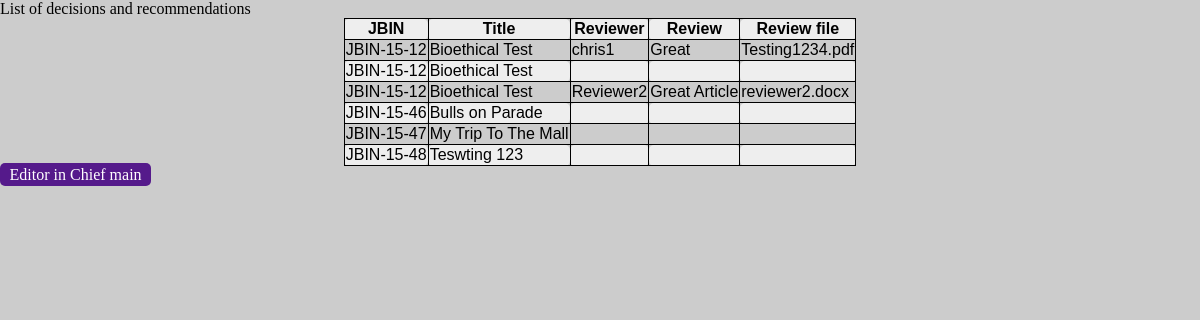
Screenshot of /viewreview.php (signed in) with the database file from the repository.
### tables this page shows
CREATE TABLE `manuscriptAssignment` (
  `AssignmentID` int(11) NOT NULL,
  `SubmissionTitle` varchar(500) NOT NULL,
  `AssocEditorAssign` varchar(100) NOT NULL,
  `ReviewerAssigned` varchar(100) NOT NULL,
  `Review` longtext NOT NULL,
  `ReviewFile` varchar(100) NOT NULL,
  `Author` varchar(100) NOT NULL,
  `JBIN` varchar(100) NOT NULL
);

### viewreview.php (the view, shortened to what this page needs)
<?php
$role = $_SESSION['role'];
 if($role == '1'){
 $con=mysqli_connect("fdb6.awardspace.net","1966405_journal","rich1journal","1966405_journal");
  $result = mysqli_query($con,"SELECT JBIN, SubmissionTitle, ReviewerAssigned, Review, ReviewFile from manuscriptAssignment
						where Review is not null
						or ReviewFile is not null");
echo "<table border='1'>
<tr>
	 <th>JBIN</th>
    <th>Title</th>
	<th>Reviewer</th>
	<th>Review</th>
	<th>Review file</th>
</tr>";
while($row = mysqli_fetch_array($result))
{
echo "<tr>";
echo "<td>" . $row['JBIN'] . "</td>";
echo "<td>" . $row['SubmissionTitle'] . "</td>";
echo "<td>" . $row['ReviewerAssigned'] . "</td>";
echo "<td>" . $row['Review'] . "</td>";
echo "<td>" . $row['ReviewFile'] . "</td>";
echo "</tr>";
}
echo "</table>";
 ?>
 <html>
<head>
	<link type="text/css" rel="stylesheet" href="stylesheet.css"/>
</head>
<body>
<a href="/chiefEditorMain.php/">Editor in Chief main</a><br>
</body>
</html>
<?php
} else {
header('Location: /view.php/');
}?>

### stylesheet.css (style rules this page uses)
html, body { margin: 0; padding: 0; height: 100%; background: #cccccc; }
a:active, a:link { text-decoration: none; color: white; }
a { float: middle; width: 6em; color: white; text-decoration: none; background-color: #551A8B; padding: 0.2em 0.6em; border-right: 1px; border-radius: 5px; cursor: pointer; }
tr:nth-of-type(odd) { background-color: rgb(238, 238, 238); }
table, th, td { border: 1px solid black; border-collapse: collapse; font-family: Helvetica, sans-serif; margin-left: auto; margin-right: auto; border-radius: 5px; }

### rows the page displays
manuscriptassignment: JBIN "JBIN-15-12", SubmissionTitle "Bioethical Test", ReviewerAssigned "chris1", Review "Great", ReviewFile "Testing1234.pdf"
manuscriptassignment: JBIN "JBIN-15-12", SubmissionTitle "Bioethical Test"
manuscriptassignment: JBIN "JBIN-15-12", SubmissionTitle "Bioethical Test", ReviewerAssigned "Reviewer2", Review "Great Article", ReviewFile "reviewer2.docx"
manuscriptassignment: JBIN "JBIN-15-46", SubmissionTitle "Bulls on Parade"
manuscriptassignment: JBIN "JBIN-15-47", SubmissionTitle "My Trip To The Mall"
manuscriptassignment: JBIN "JBIN-15-48", SubmissionTitle "Teswting 123"
